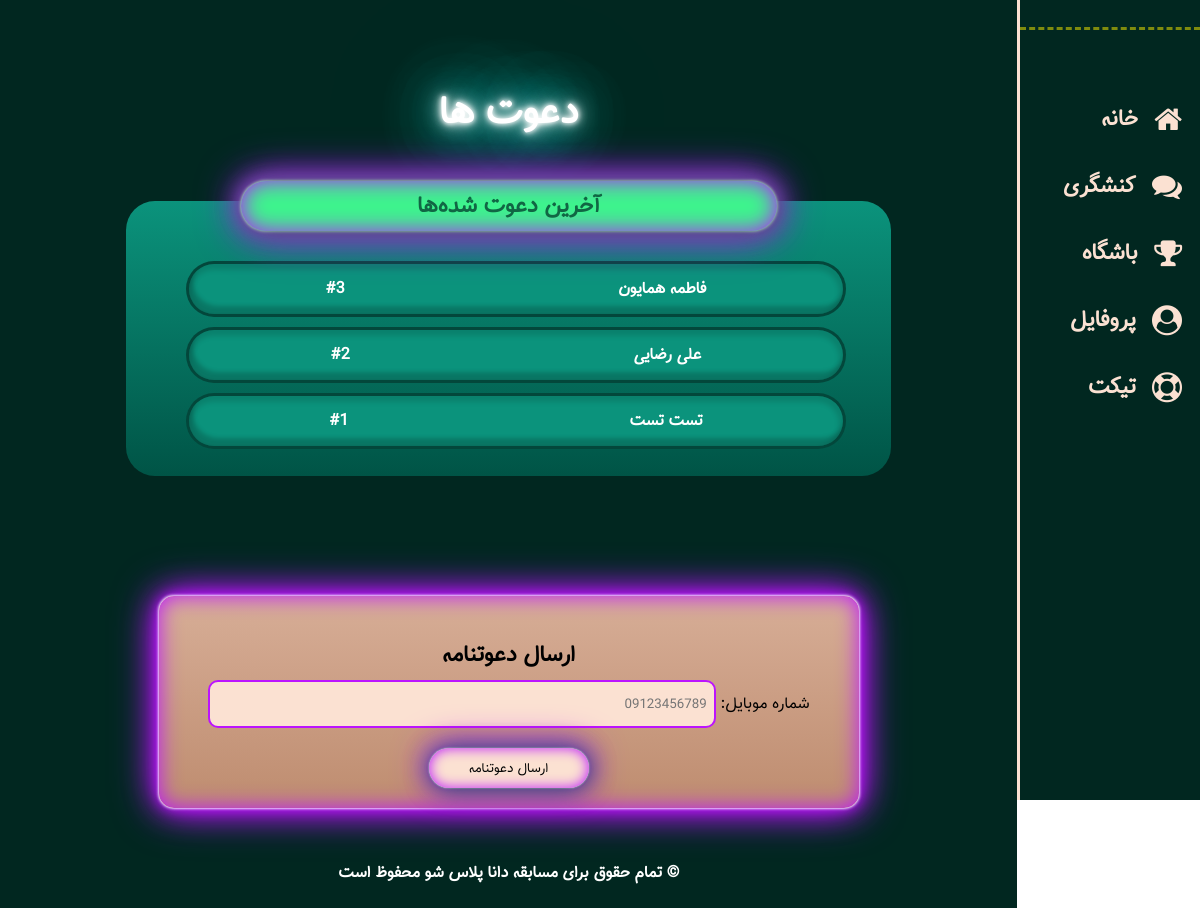
The page /invites (signed in) on the database as committed earlier.
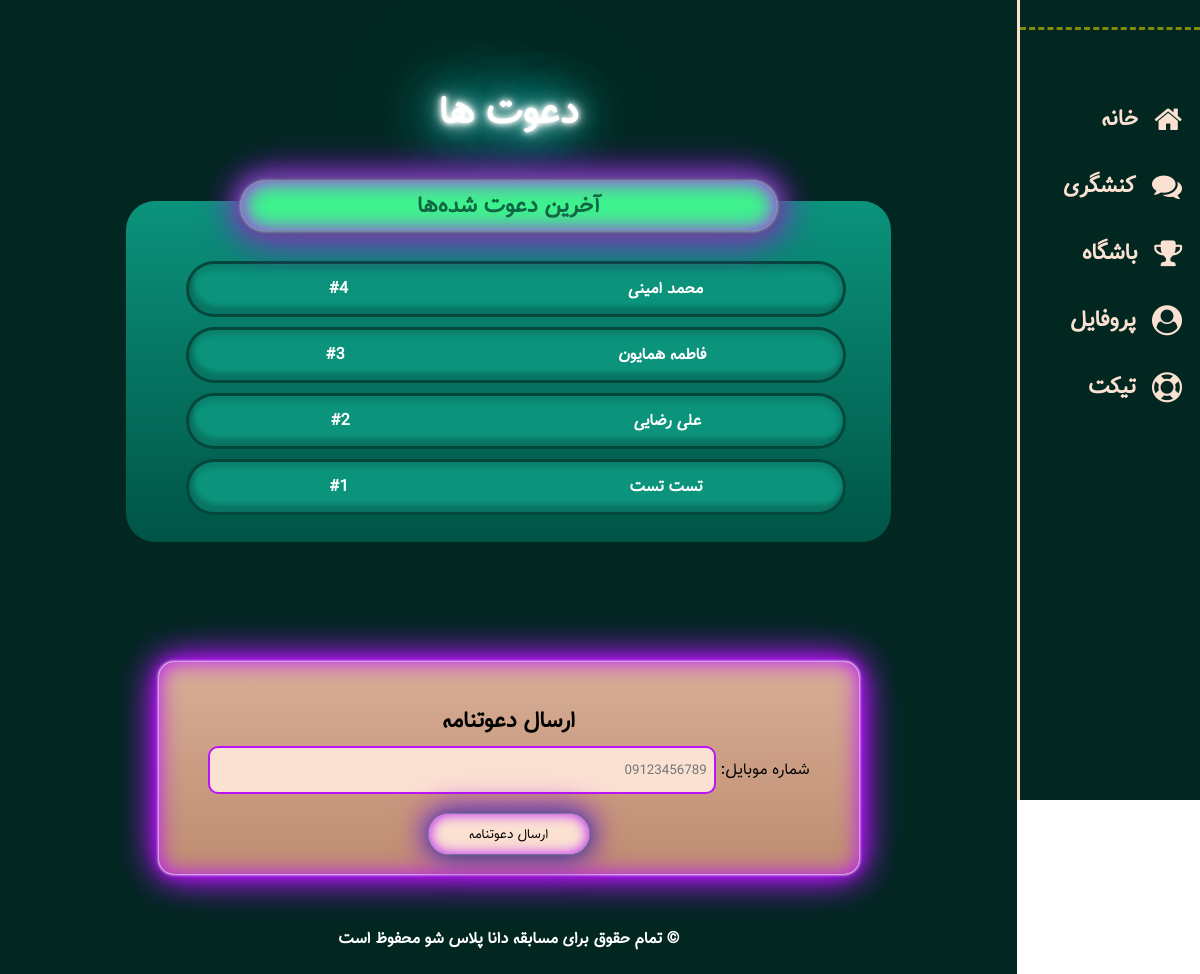
The same page on the database as committed later.
### models/invite.py (models this page shows)
class Invite(db.Model):
    __tablename__ = "invites"
    id = Column(Integer, primary_key=True)
    inviter_id = Column(Integer, ForeignKey('users.id') ,nullable=False, index=True)
    invitee_id = Column(Integer, nullable=False, index=True)
    invitee = Column(String, nullable=False, index=True)
    my_inverter = db.relationship("User", backref=backref("invites" , lazy="dynamic"))

### blueprints/user.py (the view)
@app.route('/invites',  strict_slashes=False)
@login_required
def invites():
    invitees = current_user.invites.order_by(Invite.id.desc()).limit(10).all()
    inv = current_user.invites.all()
    return render_template("user/invites.html", invitees=invitees, inv=inv)

### app.py (called while the page is built)
@login_manager.user_loader
def load_user(user_id):
    return User.query.filter(User.id==user_id).first()

### functions/methods.py (called while the page is built)
def invites_index(invite, invites_list):
    return invites_list.index(invite)+1

### templates/user/invites.html (shortened to what this page needs)
{% extends "Base.html" %}
{% block head %}
    <link rel="stylesheet" href="https://cdnjs.cloudflare.com/ajax/libs/font-awesome/4.7.0/css/font-awesome.min.css">
    <link rel="stylesheet" href="{{ url_for('static', filename='styles/user/invites.css') }}">
    {% endblock %}
    {% block body %}
    <div id="continer">
        <div id="side-wrp">
            <div id="logo-wrp">
            </div>
            <a href="{{ url_for('user.home') }}" class="icon-wrp">
                <i class="fa fa-home icon"></i>
                <h2>خانه </h2>
            </a>
            <a href="{{ url_for('user.activism') }}" class="icon-wrp">
                <i class="fa fa-comments icon"></i>
                <h2>کنشگری </h2>
            </a>
            <a href="{{ url_for('user.club') }}" class="icon-wrp">
                <i class="fa fa-trophy icon"></i>
                <h2>باشگاه </h2>
            </a>
            <a href="{{ url_for('user.profile') }}" class="icon-wrp">
                <i class="fa fa-user-circle icon"></i>
                <h2>پروفایل </h2>
            </a>
            <a href="{{ url_for('user.ticket') }}" class="icon-wrp">
                <i class="fa fa-life-saver icon"></i>
                <h2>تیکت </h2>
            </a>
        </div>
        <div id="content-wrp">
            <div id="heading">
                <h1>دعوت ها</h1>
            </div>
            <div id="main">
                <div class="table-co" id="invite-table-co">
                    <div class="table" id="invite-table">
                        <div class="title-table">
                            <h2 class="the-title">آخرین دعوت شده‌ها</h2>
                        </div>
                        <div class="name">
                            {%for i in invitees%}
                            <div class="person p{{loop.index}} neonText {{'me' if i==current_user}}">
                                <h4>{{i.invitee}}</h4>
                                <h4>#{{invites_index(i,inv)}}</h4>
                            </div>
                            {% endfor %}
                        </div>
                    </div>
                </div>
                <div class="form-co">
                    <h2 class="sub-title">ارسال دعوتنامه</h2>
                    <label for="phone">شماره موبایل:</label>
                    <input type="text" id="phone" placeholder="09123456789">
                    <br>
                    <button onclick="sendSMS()">ارسال دعوتنامه</button>
                </div>
            </div>
            <div id="footer">
                <h4 id="copyRight">© تمام حقوق برای مسابقه دانا پلاس شو محفوظ است</h4>
            </div>
        </div>
    </div>
{% endblock %}

Rows that differ between the two databases and show on the page:
added Invite: invitee "محمد امینی", id "4"
